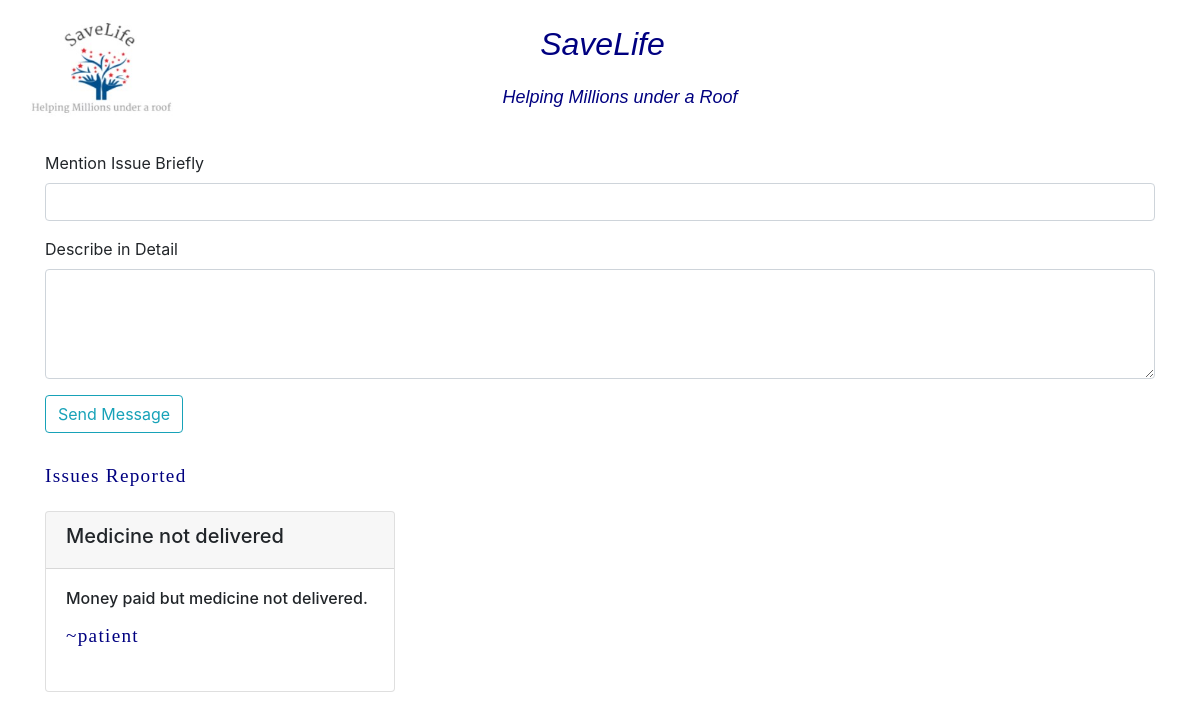
/contactAdmin (signed in), run on the app's committed database.
### base/models.py (models this page shows, shortened)
class ContactAdmin(models.Model):
    user = models.ForeignKey(User,on_delete=models.SET_NULL,null=True)
    heading = models.CharField(max_length=100)
    message = models.CharField(max_length=2048)

class User(AbstractUser):
    type = models.CharField(max_length=10,choices=(("Patient","Patient"),("Doctor","Doctor"),("Donor","Donor"),("Pharmacy","Pharmacy")))

### base/views.py (the view, shortened to what this page needs)
# urls.py: path('contactAdmin',views.contactAdmin,name="contactAdmin")
def contactAdmin(request):
    obj = ContactAdmin.objects.filter(user=request.user)
    return render(request,'contactAdmin.html',{'obj':obj})

### templates/contactAdmin.html (shortened to what this page needs)
{% load static%}
<!DOCTYPE html>
<html lang="en">
    <head>
        <link rel="stylesheet" href="https://cdn.jsdelivr.net/npm/bootstrap@4.5.3/dist/css/bootstrap.min.css">
        <link rel="stylesheet" href="{% static 'css/home.css' %}">
        <link rel="stylesheet" href="https://cdnjs.cloudflare.com/ajax/libs/font-awesome/5.14.0/css/all.css">
    </head>
    <body>
        <div class="row">
            <div class="col-sm-2">
                <center><img class="logo" src="{% static 'images/logo.jpg' %}" width="170px" height="100px" alt="Logo"></center>
            </div>
            <div class="col-sm-8">
                <p class="introHead">SaveLife</p>
                <p class="tagline">Helping Millions under a Roof</p>
            </div>
        </div>
        <div class="container">
            <br>
            <form action="contactAdmin" method="post">
                <div class="row">
                    <div class="col-sm">
                        <div class="form-group">
                            <label for="heading">Mention Issue Briefly</label>
                            <input type="text" class="form-control" id="heading" name="heading" required>
                        </div>
                    </div>
                </div>
                <div class="row">
                    <div class="col-sm">
                        <div class="form-group">
                            <label for="message">Describe in Detail</label>
                            <textarea name="message" id="message" cols="10" rows="4" class="form-control"></textarea>
                        </div>
                    </div>
                </div>
                <input type="submit" value="Send Message" class="btn btn-outline-info">
            </form>
            <br>
            <p class="aboutText">Issues Reported</p>
                        <div class="row">
                            {%for item in obj%}
                            <div class="col-sm-4">
                                <div class="card">
                                    <div class="card-header">
                                        <h5>{{item.heading}}</h5>
                                    </div>
                                    <div class="card-body">
                                    <h6 class="card-text">{{item.message}}</h6>
                                    <p class="aboutText">~{{item.user.first_name}}</p>
                                    </div>
                                </div>
                            </div>
                            {%endfor%}
            </div>
        </div>
    </body>
</html>

### static/css/home.css (style rules this page uses)
.aboutText { font-family: Georgia, 'Times New Roman', Times, serif; font-weight: 200; line-height: 2em; font-size: larger; letter-spacing: 1.3px; text-align: justify; color: #000080; }
.introHead { text-align: center; font-size: xx-large; font-style: oblique; padding-left: 5px; font-family: 'Gill Sans', sans-serif; color: #000080; }
.tagline { text-align: center; font-size: large; font-style: oblique; padding-left: 40px; font-family: 'Gill Sans', sans-serif; color: #000080; }

### templates/contactAdmin.html (style rules this page uses)
body { padding: 20px; }

### data on the page
ContactAdmin: heading "Medicine not delivered", message "Money paid but medicine not delivered.", user.first_name "patient"
